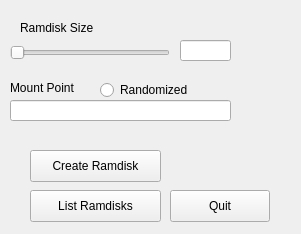
<?xml version="1.0" encoding="UTF-8"?>
<ui version="4.0">
 <class>Form</class>
 <widget class="QWidget" name="Form">
  <property name="geometry">
   <rect>
    <x>0</x>
    <y>0</y>
    <width>301</width>
    <height>234</height>
   </rect>
  </property>
  <property name="windowTitle">
   <string>Form</string>
  </property>
  <widget class="QLineEdit" name="lineEdit">
   <property name="geometry">
    <rect>
     <x>180</x>
     <y>40</y>
     <width>51</width>
     <height>21</height>
    </rect>
   </property>
  </widget>
  <widget class="QSlider" name="horizontalSlider">
   <property name="geometry">
    <rect>
     <x>10</x>
     <y>40</y>
     <width>160</width>
     <height>25</height>
    </rect>
   </property>
   <property name="orientation">
    <enum>Qt::Horizontal</enum>
   </property>
  </widget>
  <widget class="QPushButton" name="pushButton">
   <property name="geometry">
    <rect>
     <x>30</x>
     <y>150</y>
     <width>131</width>
     <height>32</height>
    </rect>
   </property>
   <property name="text">
    <string>Create Ramdisk</string>
   </property>
  </widget>
  <widget class="QLineEdit" name="lineEdit_2">
   <property name="geometry">
    <rect>
     <x>10</x>
     <y>100</y>
     <width>221</width>
     <height>21</height>
    </rect>
   </property>
  </widget>
  <widget class="QLabel" name="label">
   <property name="geometry">
    <rect>
     <x>10</x>
     <y>80</y>
     <width>81</width>
     <height>16</height>
    </rect>
   </property>
   <property name="text">
    <string>Mount Point</string>
   </property>
  </widget>
  <widget class="QRadioButton" name="radioButton">
   <property name="geometry">
    <rect>
     <x>100</x>
     <y>80</y>
     <width>99</width>
     <height>20</height>
    </rect>
   </property>
   <property name="text">
    <string>Randomized</string>
   </property>
  </widget>
  <widget class="QLabel" name="label_2">
   <property name="geometry">
    <rect>
     <x>20</x>
     <y>20</y>
     <width>91</width>
     <height>16</height>
    </rect>
   </property>
   <property name="text">
    <string>Ramdisk Size</string>
   </property>
  </widget>
  <widget class="QPushButton" name="pushButton_2">
   <property name="geometry">
    <rect>
     <x>30</x>
     <y>190</y>
     <width>131</width>
     <height>32</height>
    </rect>
   </property>
   <property name="text">
    <string>List Ramdisks</string>
   </property>
  </widget>
  <widget class="QPushButton" name="pushButton_3">
   <property name="geometry">
    <rect>
     <x>170</x>
     <y>190</y>
     <width>100</width>
     <height>32</height>
    </rect>
   </property>
   <property name="text">
    <string>Quit</string>
   </property>
  </widget>
 </widget>
 <resources/>
 <connections/>
</ui>
